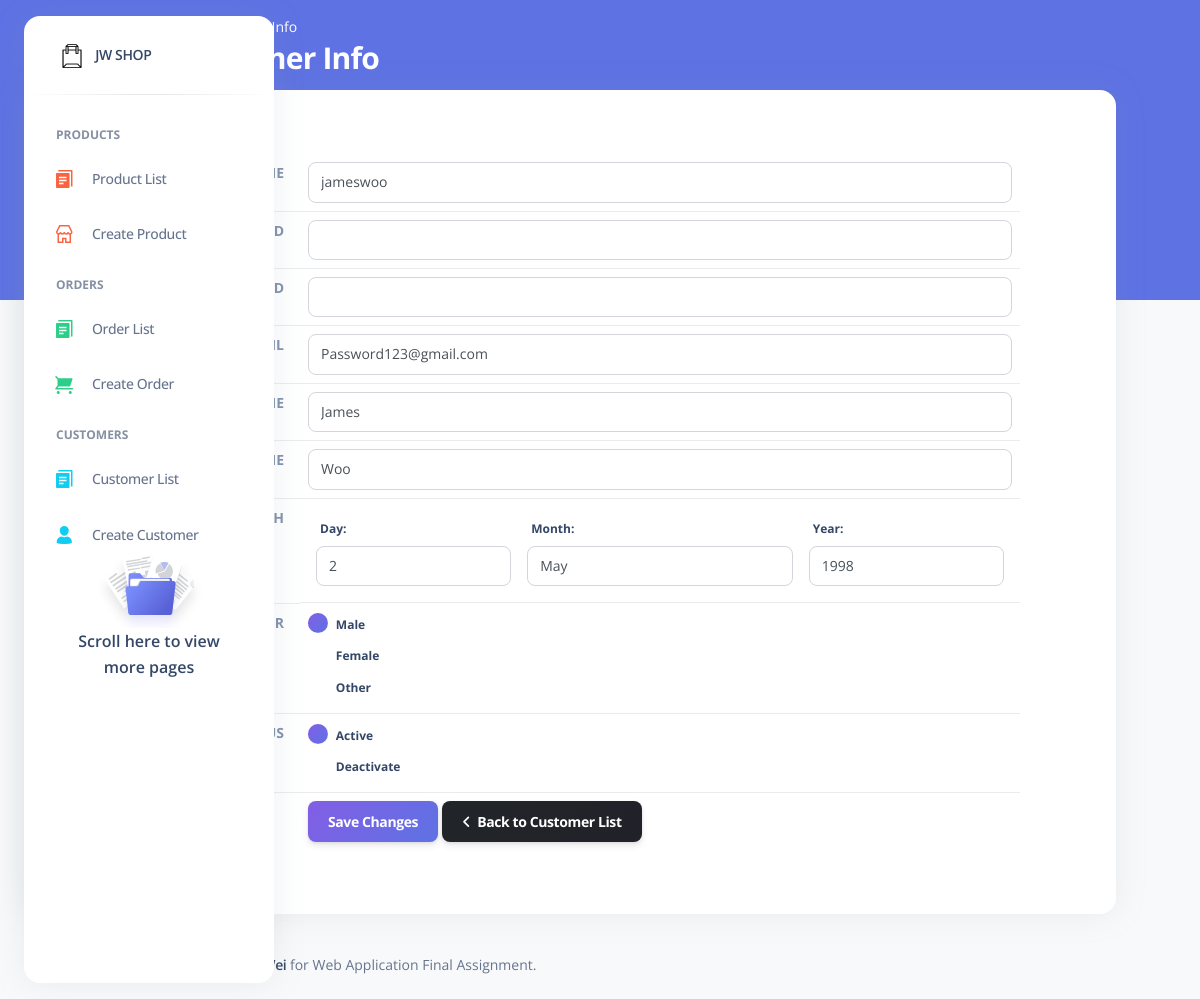
/customer_update.php?id=55 (signed in), run on the app's committed database.
### tables this page shows
CREATE TABLE IF NOT EXISTS `customers` (
  `username` varchar(55) NOT NULL,
  `customer_id` int(255) NOT NULL AUTO_INCREMENT,
  `password` varchar(255) NOT NULL,
  `email` varchar(255) NOT NULL,
  `firstname` varchar(55) NOT NULL,
  `lastname` varchar(55) NOT NULL,
  `dob` date NOT NULL,
  `gender` enum('male','female','other') NOT NULL,
  `status` enum('active','deactivate') NOT NULL,
  `cust_image` varchar(255) DEFAULT NULL,
  `created` datetime NOT NULL DEFAULT CURRENT_TIMESTAMP,
  `modified` timestamp NOT NULL DEFAULT CURRENT_TIMESTAMP ON UPDATE CURRENT_TIMESTAMP,
  PRIMARY KEY (`customer_id`)
);

### customer_update.php (the view, shortened to what this page needs)
<!DOCTYPE html>
<html lang="en">
<head>
    <link href="assets/css/nucleo-icons.css" rel="stylesheet" />
    <link href="assets/css/nucleo-svg.css" rel="stylesheet" />
    <link href="assets/css/nucleo-svg.css" rel="stylesheet" />
    <link id="pagestyle" href="assets/css/argon-dashboard.css?v=2.0.2" rel="stylesheet" />
</head>
<body class="g-sidenav-show bg-gray-100">
    <div class="container me-7">
        <main class="main-content position-relative border-radius-lg ">
            <nav class="navbar navbar-main navbar-expand-lg px-0 mx-4 shadow-none border-radius-xl " id="navbarBlur" data-scroll="false">
                <div class="container-fluid py-1 px-3">
                    <nav aria-label="breadcrumb">
                        <ol class="breadcrumb bg-transparent mb-0 pb-0 pt-1 px-0 me-sm-6 me-5">
                            <li class="breadcrumb-item text-sm"><a class="opacity-5 text-white" href="javascript:;">Customers</a></li>
                            <li class="breadcrumb-item text-sm text-white active" aria-current="page">Update Customer Info</li>
                        </ol>
                        <h3 class="font-weight-bolder text-white mb-0">Update Customer Info</h3>
                    </nav>
                </div>
            </nav>
            <?php
            $id = isset($_GET['id']) ? $_GET['id'] : die('ERROR: Record ID not found.');
            include 'database/connection.php';
            if (!$_POST) {
                try {
                    $query = "SELECT username, password, email, firstname, lastname, YEAR(dob) as year, MONTH(dob) as month, DAY(dob) as day, gender, status FROM customers WHERE customer_id = ? ";
                    $stmt = $con->prepare($query);
                    $stmt->bindParam(1, $id);
                    $stmt->execute();
                    $row = $stmt->fetch(PDO::FETCH_ASSOC);
                    $username = $row['username'];
                    $email = $row['email'];
                    $firstname = $row['firstname'];
                    $lastname = $row['lastname'];
                    $yy = $row['year'];
                    $mm = $row['month'];
                    $dd = $row['day'];
                    $gender = isset($row['gender']) ? $row['gender'] : "";
                    $status = isset($row['status']) ? $row['status'] : "";
                }
                catch (PDOException $exception) {
                    die('ERROR: ' . $exception->getMessage());
                }
            }
            ?>
            <?php
            include 'nav.php';
            ?>
            <div class="card mb-4">
                <div class="card-body px-7 py-5">
                    <form action="<?php echo htmlspecialchars($_SERVER["PHP_SELF"] . "?id={$id}"); ?>" method="post">
                        <table class='table table-hover table-responsive'>
                            <tbody>
                                <tr>
                                    <td class="text-end text-uppercase text-secondary text-sm font-weight-bolder px-3 col-1">Username</th>
                                    <td><input type='text' name='username' class='form-control col-11' value="<?php echo htmlspecialchars($username, ENT_QUOTES); ?>" /></td>
                                </tr>
                                <tr>
                                    <td class="text-end text-uppercase text-secondary text-sm font-weight-bolder px-3 col-1">Password</th>
                                    <td><input type='password' name='password' class='form-control' />
                                </tr>
                                <tr>
                                    <td class="text-end text-uppercase text-secondary text-sm font-weight-bolder px-3 col-1">Confirm Password</td>
                                    <td><input type='password' name='confirmpassword' class='form-control' /></td>
                                </tr>
                                <tr>
                                    <td class="text-end text-uppercase text-secondary text-sm font-weight-bolder px-3 col-1">Email</td>
                                    <td><input type='text' name='email' value="<?php echo htmlspecialchars($email, ENT_QUOTES); ?>" class='form-control' />
                                </tr>
                                <tr>
                                    <td class="text-end text-uppercase text-secondary text-sm font-weight-bolder px-3 col-1">First Name</td>
                                    <td><input type='text' name='firstname' value="<?php echo htmlspecialchars($firstname, ENT_QUOTES); ?>" class='form-control' />
                                </tr>
                                <tr>
                                    <td class="text-end text-uppercase text-secondary text-sm font-weight-bolder px-3 col-1">Last Name</td>
                                    <td><input type='text' name='lastname' value="<?php echo htmlspecialchars($lastname, ENT_QUOTES); ?>" class='form-control' />
                                </tr>
                                <tr>
                                    <div class="<d-flex flex-row mb-3">
                                        <td class="text-end text-uppercase text-secondary text-sm font-weight-bolder px-3 col-1">Date of Birth</td>
                                        <td class="btn-group w-100">
                                            <div class="w-30 p-2">
                                                <label for="day">Day:</label>
                                                <?php
                                                $selected = isset($_POST["day"]) ? (int)$_POST["day"] : "$dd";
                                                ?>
                                                <select name='day' class="form-control" id="day">
                                                    <?php
                                                    for ($day = 1; $day < 31; $day++) { ?>
                                                        <option value="<?php echo $day ?>" <?php if ($day == $selected) echo "selected"; ?>>
                                                            <?php echo $day; ?>
                                                        </option>
                                                    <?php } ?>
                                                </select>
                                            </div>
                                            <div class="w-40 p-2">
                                                <label for="month ">Month: </label>
                                                <?php
                                                $selected = isset($_POST["month"]) ? (int)$_POST["month"] : "$mm";
                                                ?>
                                                <select name='month' class="form-control" id="month">
                                                    <?php
                                                    $month = array("January", "February", "March", "April", "May", "June", "July", "August", "September", "October", "November", "December");
                                                    for ($m = 0; $m < count($month); $m++) { ?>
                                                        <option value="<?php echo $m + 1; ?>" <?php if ($m + 1 == $selected) echo "selected"; ?>>
                                                            <?php echo $month[$m]; ?>
                                                        </option>
                                                    <?php } ?>
                                                </select>
                                            </div>
                                            <div class="w-30 p-2">
                                                <label for="year">Year:</label>
                                                <?php
                                                $selected = isset($_POST["year"]) ? (int)$_POST["year"] : "$yy";
                                                ?>
                                                <select name='year' class="form-control" id="year">
                                                    <?php
                                                    for ($year = 1990; $year <= date("Y"); $year++) { ?>
                                                        <option value="<?php echo $year; ?>" <?php if ($year == $selected) echo "selected"; ?>>
                                                            <?php echo $year; ?>
                                                        </option>
                                                    <?php } ?>
                                                </select>
                                            </div>
                                        </td>
                                    </div>
                                </tr>
                                <tr>
                                    <td class="text-end text-uppercase text-secondary text-sm font-weight-bolder px-3 col-1">Gender</td>
                                    <td>
                                        <div class="pe-1">
                                            <input class="form-check-input" type="radio" id="male" name="gender" <?php if (isset($gender) && $gender == "male") echo "checked"; ?> value="male">
                                            <label class="from-check-label" for="Radio1">
                                                Male
                                            </label>
                                        </div>
                                        <div class="pe-1">
                                            <input class="form-check-input" type="radio" id="female" name="gender" <?php if (isset($gender) && $gender == "female") echo "checked"; ?> value="female">
                                            <label class="from-check-label" for="Radio2">
                                                Female
                                            </label>
                                        </div>
                                        <div class="pe-1">
                                            <input class="form-check-input" type="radio" id="other" name="gender" <?php if (isset($gender) && $gender == "other") echo "checked"; ?> value="other">
                                            <label class="from-check-label" for="Radio3">
                                                Other
                                            </label>
                                        </div>
                                    </td>
                                </tr>
                                <tr>
                                    <td class="text-end text-uppercase text-secondary text-sm font-weight-bolder px-3 col-1">Status</td>
                                    <td>
                                        <div class="pe-1">
                                            <input class="form-check-input" type="radio" id="active" name="status" <?php if (isset($status) && $status == "active") echo "checked"; ?> value="active">
                                            <label class="from-check-label" for="Radio1">
                                                Active
                                            </label>
                                        </div>
                                        <div class="pe-1">
                                            <input class="form-check-input" type="radio" id="deactivate" name="status" <?php if (isset($status) && $status == "deactivate") echo "checked"; ?> value="deactivate">
                                            <label class="from-check-label" for="Radio2">
                                                Deactivate
                                            </label>
                                        </div>
                                    </td>
                                </tr>
                                <tr>
                                    <td></td>
                                    <td>
                                        <input type='submit' value='Save Changes' class='btn btn-primary btn bg-gradient-primary mb-0' />
                                        <a class="btn bg-gradient-dark mb-0" href="customer_read.php"><i class="fas fa-angle-left"></i>&nbsp;&nbsp;Back to Customer List</a>
                                    </td>
                                </tr>
                            </tbody>
                        </table>
                </div>
            </div>
            <?php
            include("footer.php");
            ?>
        </main>
    </div>
</body>
</html>

### data on the page
customers: username "jameswoo", email "Password123@gmail.com", firstname "James", lastname "Woo", gender "☑", status "☑"

### other printed values
form field day "2"
form field month "May"
form field year "1998"
